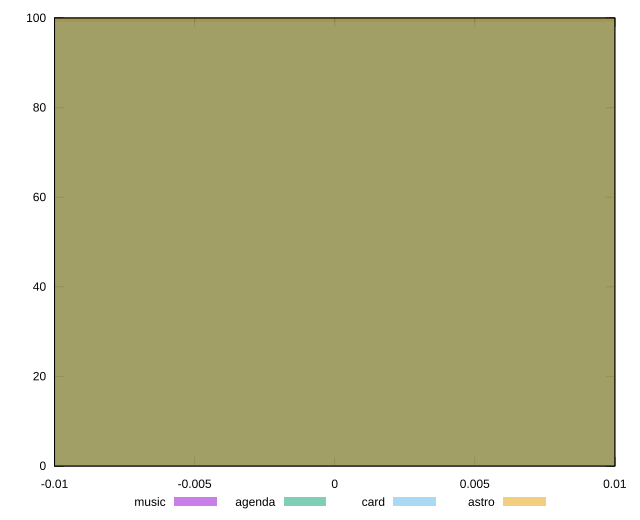

Write the gnuplot code that produced this figure.
reset

$music <<EOF
0 100
EOF

$agenda <<EOF
0 100
EOF

$card <<EOF
0 99
EOF

$astro <<EOF
0 100
EOF

set key outside below
set boxwidth 0.1
set xrange [-0.01:0.01]
set yrange [0:100]
set trange [0:100]
set style fill transparent solid 0.5 noborder
set terminal svg size 640, 520 enhanced background rgb 'white'
set output "report/report_00029_2021-02-24T13-36-40.390Z/efficient-animated-content/comparison/histogram/all_raw.svg"

plot $music title "music" with boxes, \
     $agenda title "agenda" with boxes, \
     $card title "card" with boxes, \
     $astro title "astro" with boxes

reset
